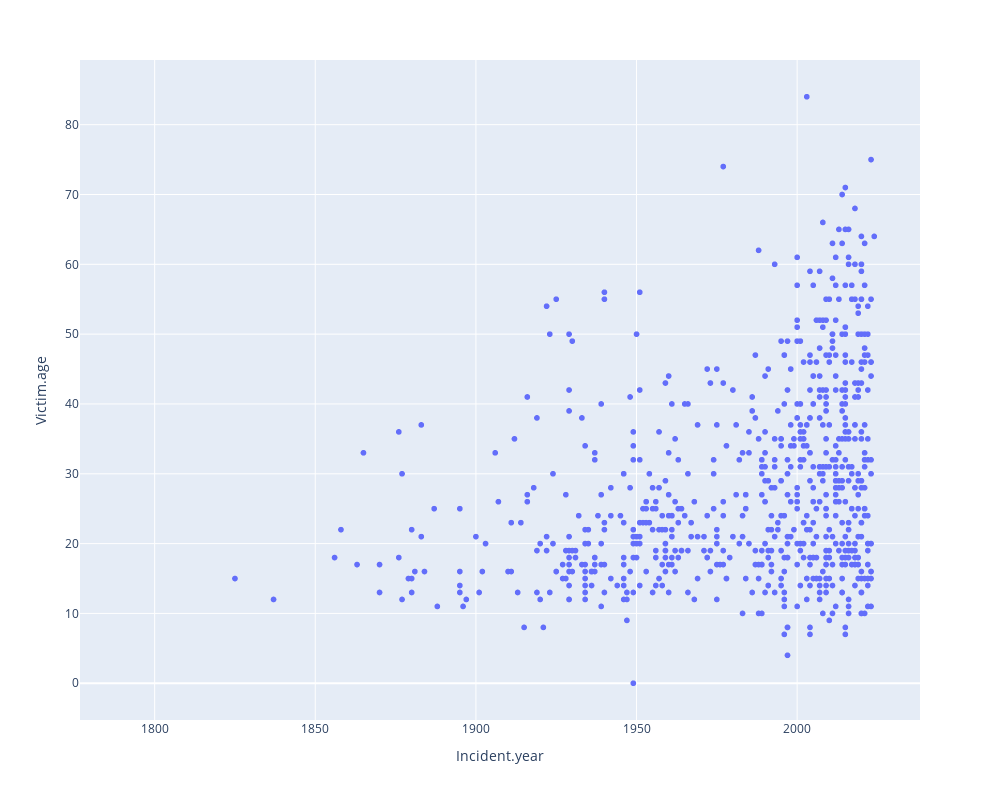

Write notebook code for a chart like this one.
### Code cell
fig = px.scatter(df_shark, x="Incident.year", y="Provoked.unprovoked",
                 width=1000, height=800)
fig.show()

### Figure 1 — Plotly figure (JSON) as saved in the notebook; plotly's stock layout.template omitted (floating-point values rounded to 4 significant figures; data arrays with more than 128 entries replaced by an {"elided": "..."} marker saying what was removed)
{"data": [{"hovertemplate": "Incident.year=%{x}<br>Victim.age=%{y}<extra></extra>", "legendgroup": "", "marker": {"color": "#636efa", "symbol": "circle"}, "mode": "markers", "name": "", "showlegend": false, "type": "scattergl", "x": {"elided": "1233 int values"}, "xaxis": "x", "y": {"elided": "1233 int values"}, "yaxis": "y"}], "layout": {"height": 800, "legend": {"tracegroupgap": 0}, "margin": {"t": 60}, "width": 1000, "xaxis": {"anchor": "y", "domain": [0, 1], "title": {"text": "Incident.year"}}, "yaxis": {"anchor": "x", "domain": [0, 1], "title": {"text": "Victim.age"}}}}
